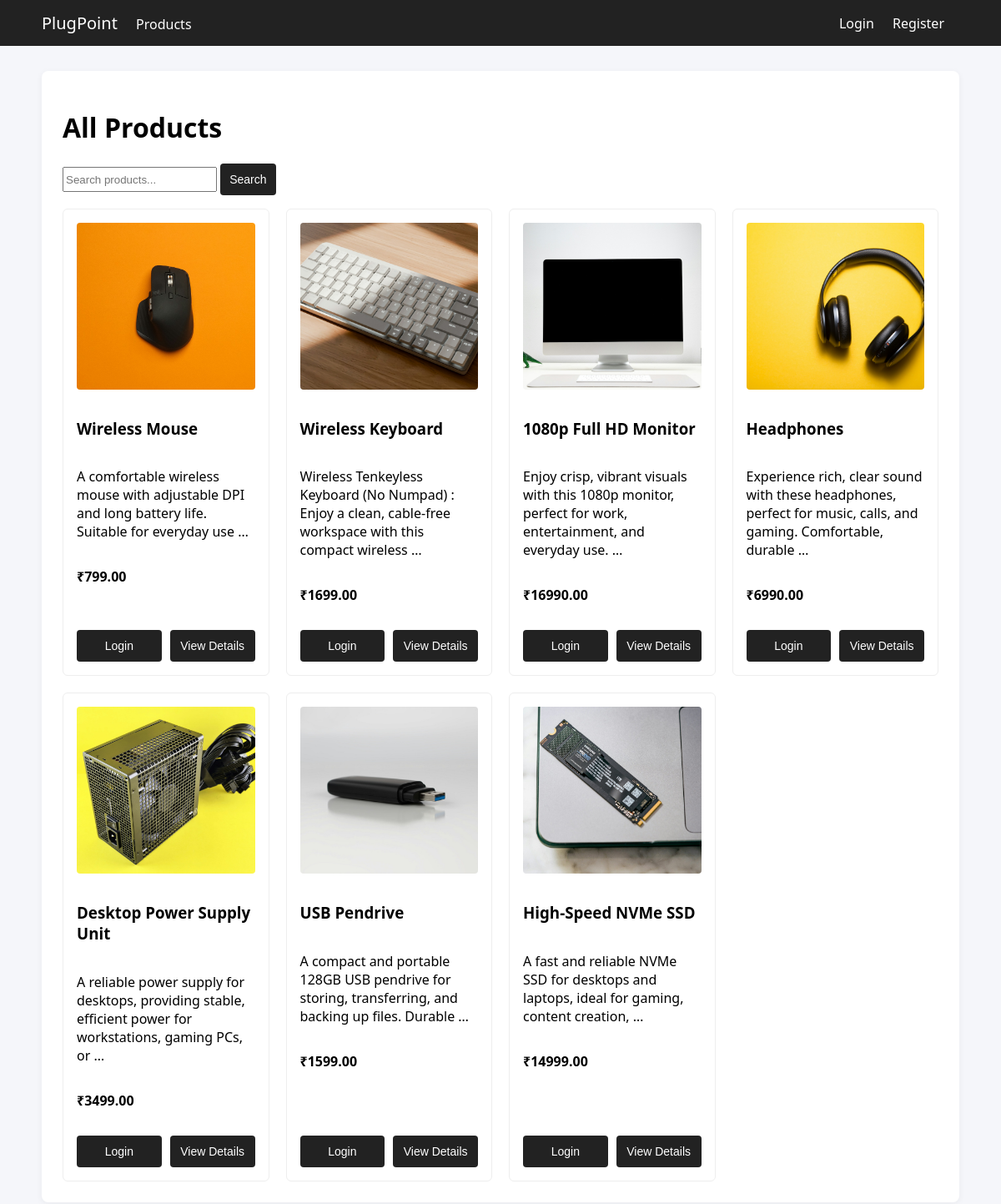
Screenshot of /products/ with the database file from the repository.
### shop/models.py (models this page shows, shortened)
class Product(models.Model):
    name = models.CharField(max_length=200)
    description = models.TextField()
    price = models.DecimalField(max_digits=10, decimal_places=2)
    image = models.ImageField(upload_to='products/', blank=True, null=True)
    stock = models.IntegerField(default=0)
    created_at = models.DateTimeField(auto_now_add=True)
    def in_stock(self):
        return self.stock > 0

### shop/views.py (the view)
# urls.py: path('products/', views.product_list, name='product_list'),
def product_list(request):
    products = Product.objects.all()
    search_query = request.GET.get('search', '')
    if search_query:
        products = products.filter(name__icontains=search_query)
    context = {
        'products': products,
        'search_query': search_query,
    }
    return render(request, 'shop/product_list.html', context)

### templates/shop/product_list.html (shortened to what this page needs)
{% extends 'shop/base.html' %}
{% block content %}
<h1>All Products</h1>
<form method="get" style="margin-bottom: 1rem;">
    <input style="height: 30px;" type="text" name="search" placeholder="Search products..." value="{{ search_query }}">
    <button type="submit">Search</button>
</form>
<div class="product-grid">
    {% for product in products %}
    <div class="product-card">
        {% if product.image %}
        <img src="{{ product.image.url }}" alt="{{ product.name }}"
            style="width: 100%; height: 200px; object-fit: cover; border-radius: 4px; margin-bottom: 15px;">
        {% else %}
        <div
            style="width: 100%; height: 200px; background-color: #f0f0f0; border-radius: 4px; margin-bottom: 15px; display: flex; align-items: center; justify-content: center; color: #888;">
            No Image
        </div>
        {% endif %}
        <h3>{{ product.name }}</h3>
        <p>{{ product.description|truncatewords:15 }}</p>
        <p><strong>₹{{ product.price }}</strong></p>
        <div style="display: flex; gap: 10px; margin-top: auto; padding-top: 15px;">
            {% if user.is_authenticated and product.in_stock %}
            <form action="{% url 'add_to_cart' product.id %}" method="post" style="margin: 0; flex: 1;">
                {% csrf_token %}
                <button type="submit" class="btn" style="width: 100%;">Add to Cart</button>
            </form>
            {% elif not product.in_stock %}
            <button disabled class="btn" style="flex: 1; background-color: #6c757d; cursor: not-allowed;">Out of
                Stock</button>
            {% else %}
            <form action="{% url 'login' %}" method="get" style="margin: 0; flex: 1;">
                <button type="submit" class="btn" style="width: 100%;">Login</button>
            </form>
            {% endif %}
            <form action="{% url 'product_detail' product.id %}" method="get" style="margin: 0; flex: 1;">
                <button type="submit" class="btn" style="width: 100%;">View Details</button>
            </form>
        </div>
    </div>
    {% empty %}
    <p>No products found.</p>
    {% endfor %}
</div>
{% endblock %}

### templates/shop/base.html (shortened to what this page needs)
<!DOCTYPE html>
<html lang="en">
<head>
</head>
<body>
    <nav class="navbar">
        <div class="nav-container">
            <div class="nav-left">
                <a class="brand" href="{% url 'home' %}">PlugPoint</a>
                <a href="{% url 'product_list' %}">Products</a>
            </div>
            <div class="nav-right">
                {% if user.is_authenticated %}
                <a href="{% url 'cart' %}">Cart</a>
                <a href="{% url 'order_list' %}">Orders</a>
                <span style="color:white;">Hi, {{ user.username }}</span>
                <a href="{% url 'logout' %}">Logout</a>
                {% else %}
                <a href="{% url 'login' %}">Login</a>
                <a href="{% url 'register' %}">Register</a>
                {% endif %}
            </div>
        </div>
    </nav>
    <div class="container">
        {% block content %}
        {% endblock %}
    </div>
</body>
</html>

### templates/shop/base.html (style rules this page uses)
* { box-sizing: border-box; }
body { margin: 0; font-family: system-ui, -apple-system, sans-serif; background-color: #f5f6fa; }
.navbar { background-color: #222; padding: 14px 0; }
.nav-container { max-width: 1100px; margin: auto; display: flex; justify-content: space-between; align-items: center; }
.nav-left a, .nav-right a { color: white; text-decoration: none; margin-right: 18px; font-weight: 500; }
.brand { font-size: 20px; font-weight: bold; }
.container { max-width: 1100px; margin: 30px auto; background: white; padding: 25px; border-radius: 8px; box-shadow: 0 2px 8px rgba(0, 0, 0, 0.05); }
.product-grid { display: grid; grid-template-columns: repeat(auto-fill, minmax(240px, 1fr)); gap: 20px; }
.product-card { border: 1px solid #eee; padding: 16px; border-radius: 6px; transition: 0.2s; background: #fff; display: flex; flex-direction: column; height: 100%; }
button, .btn { display: inline-block; background: #222; color: white; border: 1px solid transparent; padding: 10px 10px; border-radius: 4px; cursor: pointer; text-decoration: none; font-size: 14px; transition: 0.2s; white-space: nowrap; text-align: center; }

### rows the page displays
Product: image (picture), name "Wireless Mouse", description "A comfortable wireless mouse with adjustable DPI and long battery life. Suitable for everyday use …", price "799.00", stock "Login"
Product: image (picture), name "Wireless Keyboard", description "Wireless Tenkeyless Keyboard (No Numpad) : Enjoy a clean, cable-free workspace with this compact wireless …", price "1699.00", stock "Login"
Product: image (picture), name "1080p Full HD Monitor", description "Enjoy crisp, vibrant visuals with this 1080p monitor, perfect for work, entertainment, and everyday use. …", price "16990.00", stock "Login"
Product: image (picture), name "Headphones", description "Experience rich, clear sound with these headphones, perfect for music, calls, and gaming. Comfortable, durable …", price "6990.00", stock "Login"
Product: image (picture), name "Desktop Power Supply Unit", description "A reliable power supply for desktops, providing stable, efficient power for workstations, gaming PCs, or …", price "3499.00", stock "Login"
Product: image (picture), name "USB Pendrive", description "A compact and portable 128GB USB pendrive for storing, transferring, and backing up files. Durable …", price "1599.00", stock "Login"
Product: image (picture), name "High-Speed NVMe SSD", description "A fast and reliable NVMe SSD for desktops and laptops, ideal for gaming, content creation, …", price "14999.00", stock "Login"
